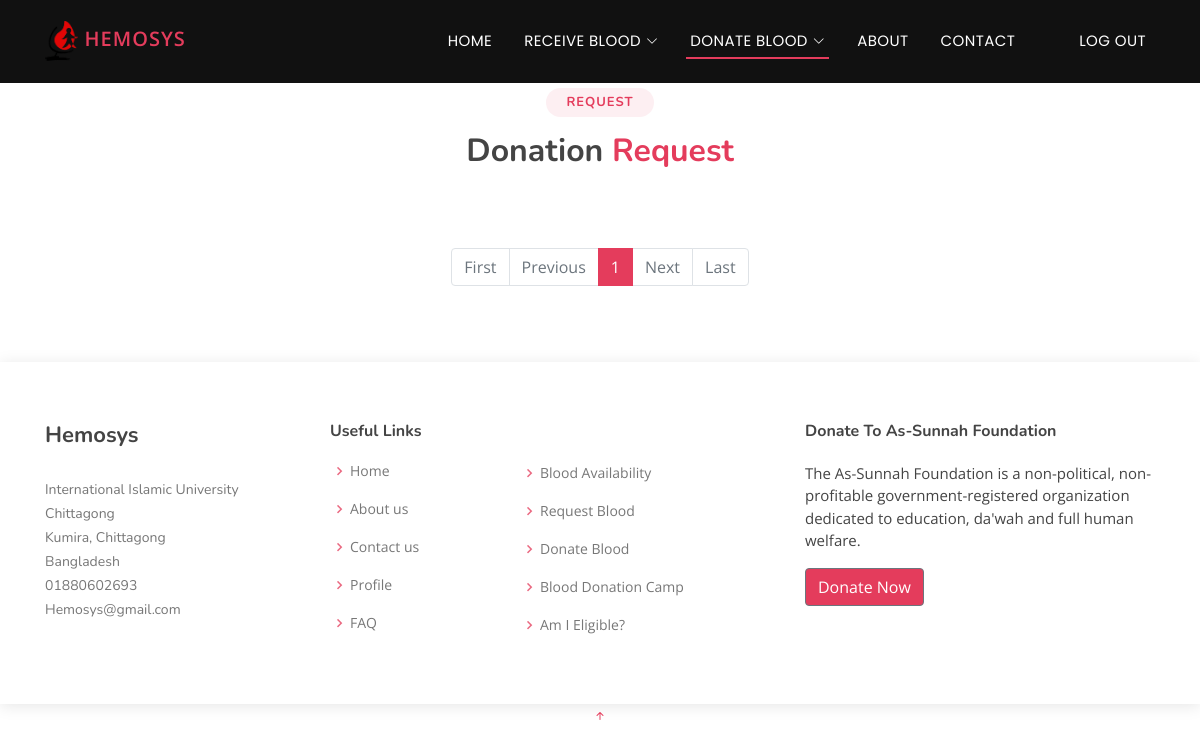
Before: /donor/donation-request/ (signed in) with the older database file.
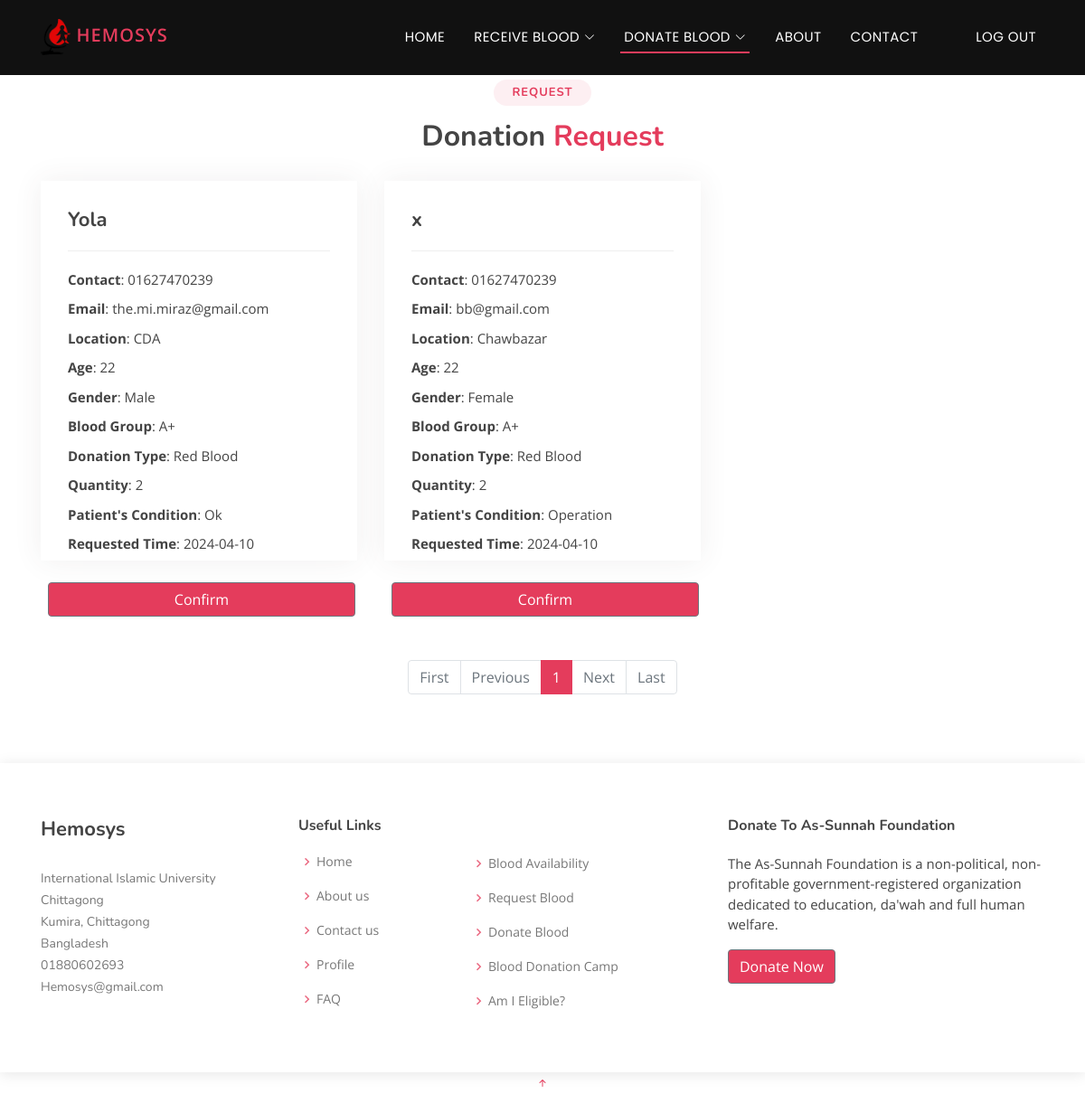
After: the same page with the newer database file.
### Recipient/models.py (models this page shows)
class recipient(models.Model):
    recipientname = models.CharField(max_length=150)
    recipientphone = models.CharField(max_length=150)
    recipientemail = models.CharField(max_length=150)
    recipientlocation = models.CharField(max_length=150)
    recipientage = models.CharField(max_length=150)
    recipientgender = models.CharField(max_length=150)
    recipientblood = models.CharField(max_length=150)
    recipientdonationtype = models.CharField(max_length=150, null=True)
    recipientdonationquantity = models.CharField(max_length=150)
    recipientcondition = models.CharField(max_length=150)
    recipientdate = models.CharField(max_length=150)
    recipienttime = models.CharField(max_length=150, default = None)

### donor/views.py (the view)
# urls.py: path('donation-request/', views.donation_request, name="donationrequest"),
def donation_request(request):
    if request.user.is_authenticated:
        reqdata = recipient.objects.all()
        paginator=Paginator(reqdata,12)
        page_number=request.GET.get('page')
        page_obj=paginator.get_page(page_number)
        return render(request, "donationrequest.html", {"page_obj": page_obj})
    else:
        messages.warning(request, "PLEASE LOG IN TO DONATE")
        return redirect("/")

### templates/donationrequest.html (shortened to what this page needs)
{% extends 'base.html' %}
{% block content %}
<section id="portfolio-details" class="portfolio-details">
  <div class="container">
    <div class="section-title">
      <br /><br />
      <h2>Request</h2>
      <h3>Donation <span>Request</span></h3>
    </div>
  </div>
  <div class="container">
    <div class="row gy-4">
      {% for n in page_obj %}
      <div class="col-lg-4">
        <div class="portfolio-info">
          <h3>{{ n.recipientname }}</h3>
          <ul>
            <li><strong>Contact</strong>: {{ n.recipientphone }} </li>
            <li><strong>Email</strong>: {{ n.recipientemail }} </li>
            <li><strong>Location</strong>: {{ n.recipientlocation }} </li>
            <li><strong>Age</strong>: {{ n.recipientage }} </li>
            <li><strong>Gender</strong>: {{ n.recipientgender }} </li>
            <li><strong>Blood Group</strong>: {{ n.recipientblood }} </li>
            <li><strong>Donation Type</strong>: {{ n.recipientdonationtype }} </li>
            <li><strong>Quantity</strong>: {{ n.recipientdonationquantity }} </li>
            <li><strong>Patient's Condition</strong>: {{ n.recipientcondition }} </li>
            <li><strong>Requested Time</strong>: {{ n.recipientdate }} </li>
          </ul>
        </div>
        <br>
        <form method="post" action="/donor/confirm-donation/{{n.id}}/">
          <button type="submit" class="btn btn-secondary mx-2" style="background-color: #e43c5c; width: 340px;"> Confirm </button>
        </form>
      </div>
      {% endfor %}
    </div>
  </div>
  <br><br>
  <div class="container d-flex justify-content-center">
    <nav aria-label="...">
      <ul class="pagination">
        {% if page_obj.has_previous %}
          <li class="page-item">
            <a class="page-link" href="?page=1">First</a>
          </li>
          <li class="page-item">
            <a class="page-link" href="?page={{ page_obj.previous_page_number }}">Previous</a>
          </li>
        {% else %}
          <li class="page-item disabled">
            <a class="page-link" href="?page=1">First</a>
          </li>
          <li class="page-item disabled">
            <a class="page-link" href="#">Previous</a>
          </li>
        {% endif %}
        {% for num in page_obj.paginator.page_range %}
          <li class="page-item {% if page_obj.number == num %}active{% endif %}" aria-current="page">
            <a class="page-link" href="?page={{ num }}">{{ num }}</a>
          </li>
        {% endfor %}
        {% if page_obj.has_next %}
          <li class="page-item">
            <a class="page-link" href="?page={{ page_obj.next_page_number }}">Next</a>
          </li>
          <li class="page-item">
            <a class="page-link" href="?page={{ page_obj.paginator.num_pages }}">Last</a>
          </li>
        {% else %}
          <li class="page-item disabled">
            <a class="page-link" href="#">Next</a>
          </li>
          <li class="page-item disabled">
            <a class="page-link" href="#">Last</a>
          </li>
        {% endif %}
      </ul>
    </nav>
  </div>
</section>
{% endblock content %}

### templates/base.html (shortened to what this page needs)
{% include "header.html" %}
{% block content %}
{% endblock content %}
{% include "footer.html" %}

### templates/header.html (shortened to what this page needs)
{%load static %}
<!DOCTYPE html>
<html lang="en">
<head>
  <link rel="stylesheet" href="https://cdn.jsdelivr.net/npm/bootstrap@4.4.1/dist/css/bootstrap.min.css">
  <link rel="stylesheet" href="https://cdn.jsdelivr.net/npm/bootstrap-icons@1.3.0/font/bootstrap-icons.css">
  <link rel='stylesheet' href='https://unpkg.com/boxicons@2.1.4/css/boxicons.min.css' >
  <link href="/static/assets/css/style.css" rel="stylesheet">
</head>
<body>
  <header id="header" class="fixed-top ">
    <div class="container d-flex align-items-center justify-content-between">
      <a href="/" class="logo"><img src="{% static '/images/logo.png' %}" alt="" class="img-fluid"> HEMOSYS </a>
      <nav id="navbar" class="navbar">
        <ul>
          {% url 'index' as url %}
          <li><a class="{% if request.path == url %} active {% endif %}" href="/">HOME</a></li>
          {% url 'requestblood' as url1 %}
          {% url 'bloodavailability' as url2 %}
          <li class="dropdown"><a class="{% if request.path == url1 or request.path == url2 %} active {% endif %}" href="#"><span>RECEIVE BLOOD</span> <i class="bi bi-chevron-down"></i></a>
          </li>
          {% url 'donorregistration' as url3 %}
          {% url 'registereddonors' as url4 %}
          {% url 'donationcamp' as url5 %}
          {% url 'amieligible' as url6 %}
          {% url 'donationrequest' as url7 %}
          <li class="dropdown"><a class="{% if request.path == url3 or request.path == url4 or request.path == url5 or request.path == url6 or request.path == url7 %} active {% endif %}" href="#"><span>DONATE BLOOD</span> <i class="bi bi-chevron-down"></i></a>
          </li>
          {% url 'about' as url %}
          <li><a class="{% if request.path == url %} active {% endif %}" href="{{url}}">ABOUT</a></li>
          {% url 'contact' as url %}
          <li><a class="{% if request.path == url %} active {% endif %}" href="{{url}}">CONTACT</a></li>
          {% if request.user.is_authenticated %}
          {% url 'profile' as url %}
          <li><a class="{% if request.path == url %} active {% endif %}" href="{{url}}">{{ user.first_name }}</a></li>
          {% else %}
          {% url 'profile' as url %}
          <li><a class="{% if request.path == url %} active {% endif %}" href="{{url}}">Anonymous</a></li>
          {% endif %}
          {% if request.user.is_authenticated %}
          <li><a  class="nav-link scrollto" href="/auth/logout/">LOG OUT
          </a></li>
          {% endif %}
        </ul>
      </nav>
    </div>
  </header>

### templates/footer.html (shortened to what this page needs)
<footer id="footer">
    <div class="footer-top">
      <div class="container">
        <div class="row">
          <div class="col-lg-3 col-md-6 footer-contact">
            <h4>Hemosys</h4>
            <p>
              International Islamic University Chittagong <br>
              Kumira, Chittagong<br>
              Bangladesh <br>
              01880602693<br>
              Hemosys@gmail.com<br>
            </p>
          </div>
          <div class="col-lg-2 col-md-6 footer-links">
            <h4>Useful Links</h4>
            <ul>
              <li><i class="bx bx-chevron-right"></i> <a href="/">Home</a></li>
              <li><i class="bx bx-chevron-right"></i> <a href="about">About us</a></li>
              <li><i class="bx bx-chevron-right"></i> <a href="contact">Contact us</a></li>
              <li><i class="bx bx-chevron-right"></i> <a href="/auth/profile/">Profile</a></li>
              <li><i class="bx bx-chevron-right"></i> <a href="#faq">FAQ</a></li>
            </ul>
          </div>
          <div class="col-lg-3 col-md-6 footer-links">
            <br><br>
            <ul>
              <li><i class="bx bx-chevron-right"></i> <a href="/recipient/blood-availability/">Blood Availability</a></li>
              <li><i class="bx bx-chevron-right"></i> <a href="/recipient/request-blood/">Request Blood</a></li>
              <li><i class="bx bx-chevron-right"></i> <a href="/donor/donation-request/">Donate Blood</a></li>
              <li><i class="bx bx-chevron-right"></i> <a href="/donor/blood-donation-camp/">Blood Donation Camp</a></li>
              <li><i class="bx bx-chevron-right"></i> <a href="/donor/am-i-eligible/">Am I Eligible?</a></li>
            </ul>
          </div>
          <div class="col-lg-4 col-md-6 footer-newsletter">
            <h4>Donate To As-Sunnah Foundation</h4>
            <p>The As-Sunnah Foundation is a non-political, non-profitable government-registered organization dedicated to education, da'wah and full human welfare.</p>
            <button type="submit" class="btn btn-secondary" style="background-color: #e43c5c">Donate Now</button>
          </div>
        </div>
      </div>
    </div>
  </footer>
  <a href="#" class="back-to-top d-flex align-items-center justify-content-center"><i class="bi bi-arrow-up-short"></i></a>
</body>
</html>

### static/assets/css/style.css (style rules this page uses)
body { font-family: "Open Sans", sans-serif; color: #444444; }
a { color: #e43c5c; text-decoration: none; }
h1, h2, h3, h4, h5, h6 { font-family: "Nunito", sans-serif; }
#header { transition: all 0.5s; z-index: 997; padding: 20px 0; background: #111; }
#header .logo { font-size: 20px; margin: 0; padding: 0; line-height: 1; font-weight: 600; letter-spacing: 1px; text-transform: uppercase; }
#header .logo img { max-height: 40px; }
.navbar { padding: 0; }
.navbar ul { margin: 0; padding: 0; display: flex; list-style: none; align-items: center; }
.navbar li { position: relative; }
.navbar>ul>li { white-space: nowrap; padding: 10px 0 10px 24px; }
.navbar a, .navbar a:focus { display: flex; align-items: center; justify-content: space-between; font-family: "Poppins", sans-serif; color: #fff; font-size: 15px; padding: 0 4px; white-space: nowrap; transition: 0.3s; letter-spacing: 0.4px; position: relative; }
.navbar a i, .navbar a:focus i { font-size: 12px; line-height: 0; margin-left: 5px; }
.navbar>ul>li>a:before { content: ""; position: absolute; width: 100%; height: 2px; bottom: -6px; left: 0; background-color: #e43c5c; visibility: hidden; transform: scaleX(0); transition: all 0.3s ease-in-out 0s; }
.navbar a:hover:before, .navbar li:hover>a:before, .navbar .active:before { visibility: visible; transform: scaleX(1); }
.navbar a:hover, .navbar .active, .navbar .active:focus, .navbar li:hover>a { color: #fff; }
section { padding: 60px 0; overflow: hidden; }
.section-title { text-align: center; padding-bottom: 30px; }
.section-title h2 { font-size: 13px; letter-spacing: 1px; font-weight: 700; padding: 8px 20px; line-height: 1; margin: 0; background: #fdeff2; color: #e43c5c; display: inline-block; text-transform: uppercase; border-radius: 50px; }
.section-title h3 { margin: 15px 0 0 0; font-size: 32px; font-weight: 700; }
.section-title h3 span { color: #e43c5c; }
.portfolio-details { padding-top: 40px; }
.portfolio-details .portfolio-info { width: 350px; height: 420px; padding: 30px; box-shadow: 0px 0 30px rgba(73, 60, 62, 0.08); overflow: auto; }
.portfolio-details .portfolio-info h3 { font-size: 22px; font-weight: 700; margin-bottom: 20px; padding-bottom: 20px; border-bottom: 1px solid #eee; }
.portfolio-details .portfolio-info ul { list-style: none; padding: 0; font-size: 15px; }
.portfolio-details .portfolio-info ul li+li { margin-top: 10px; }
#footer { color: #444444; font-size: 14px; background: #f6f4f4; box-shadow: 0px 2px 15px rgba(0, 0, 0, 0.1); }
#footer .footer-top { padding: 60px 0 30px 0; background: #fff; }
#footer .footer-top .footer-contact { margin-bottom: 30px; }
#footer .footer-top .footer-contact h4 { font-size: 22px; margin: 0 0 30px 0; padding: 2px 0 2px 0; line-height: 1; font-weight: 700; }
#footer .footer-top .footer-contact p { font-size: 14px; line-height: 24px; margin-bottom: 0; font-family: "Nunito", sans-serif; color: #777777; }
#footer .footer-top h4 { font-size: 16px; font-weight: bold; color: #444444; position: relative; padding-bottom: 12px; }
#footer .footer-top .footer-links { margin-bottom: 30px; }
#footer .footer-top .footer-links ul { list-style: none; padding: 0; margin: 0; }
#footer .footer-top .footer-links ul i { padding-right: 2px; color: #ea6981; font-size: 18px; line-height: 1; }
#footer .footer-top .footer-links ul li { padding: 10px 0; display: flex; align-items: center; }
#footer .footer-top .footer-links ul li:first-child { padding-top: 0; }
#footer .footer-top .footer-links ul a { color: #777777; transition: 0.3s; display: inline-block; line-height: 1; }
#footer .footer-newsletter { font-size: 15px; }
#footer .footer-newsletter h4 { font-size: 16px; font-weight: bold; color: #444444; position: relative; padding-bottom: 12px; }
.pagination .page-link { color: #e43c5c; background-color: transparent; border-color: #e43c5c; }
.pagination .page-item.active .page-link { background-color: #e43c5c; border-color: #e43c5c; }

Changed rows visible on the page:
added recipient: recipientname "Yola", recipientphone "01627470239", recipientemail "the.mi.miraz@gmail.com", recipientlocation "CDA", recipientage "22", recipientgender "Male", recipientblood "A+", recipientdonationtype "Red Blood", recipientdonationquantity "2", recipientcondition "Ok", recipientdate "2024-04-10"
added recipient: recipientname "x", recipientphone "01627470239", recipientemail "bb@gmail.com", recipientlocation "Chawbazar", recipientage "22", recipientgender "Female", recipientblood "A+", recipientdonationtype "Red Blood", recipientdonationquantity "2", recipientcondition "Operation", recipientdate "2024-04-10"
